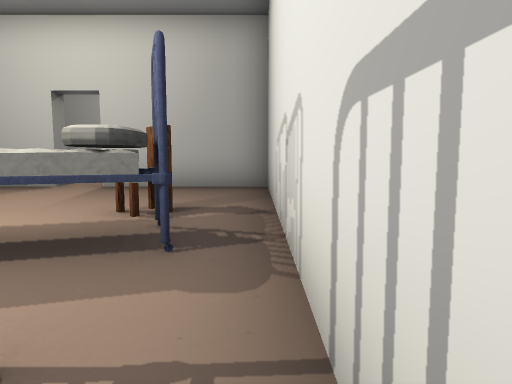
view 1 (above)

16 first-person views from a walk through a 3-D level made in the Unity game engine. The camera is 1.4 m above the floor, tilts 6° down and sees 70° across. The floor is counted in squares, 2 m on a side. Each view is taken from the middle of a square. On the plan, view 1 faces up. The plan holds only what a view shows up to about 11 squares ahead; the rest is blank. The place goes on beyond the plan. Door leaves are left out, so doorways stand open. Some surface patterns are stand-ins.

view 2
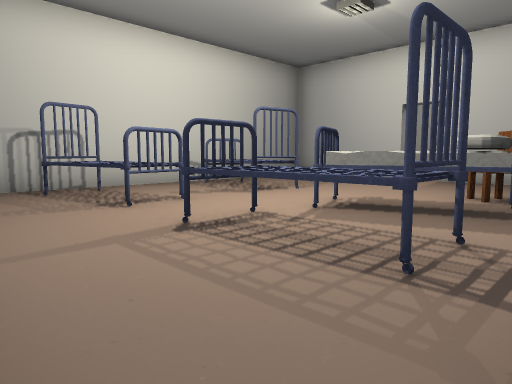

view 3
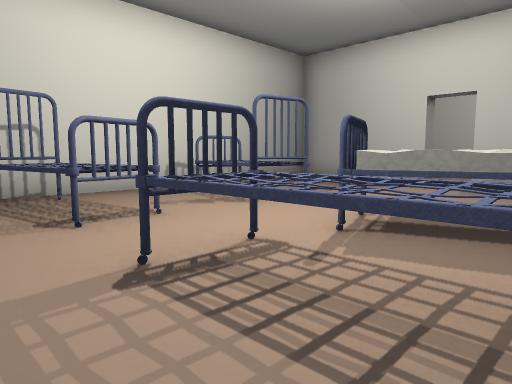

view 4
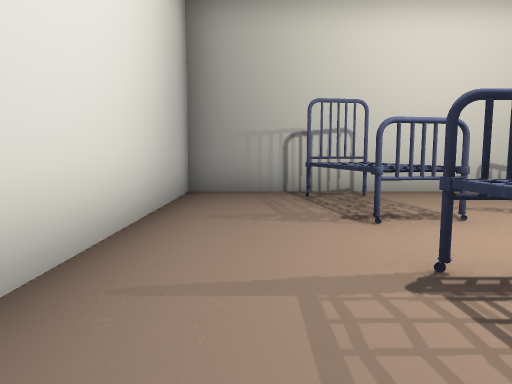

view 5
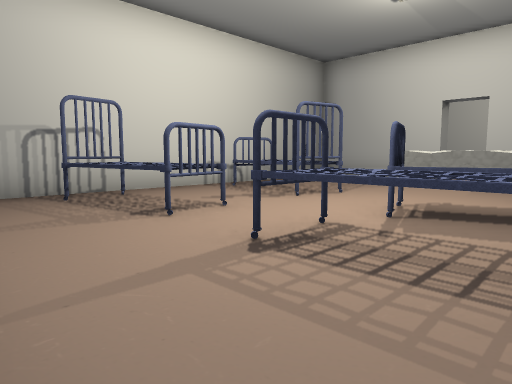

view 6
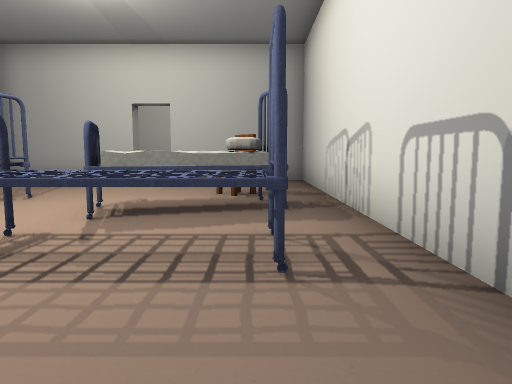

view 7
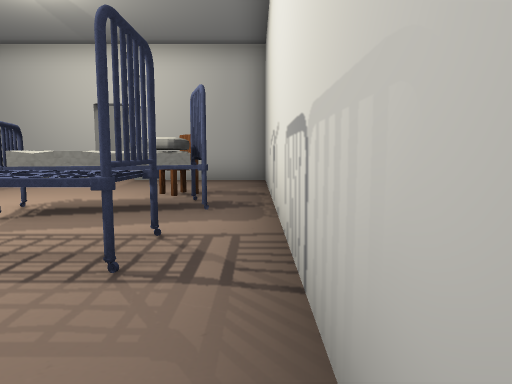

view 8
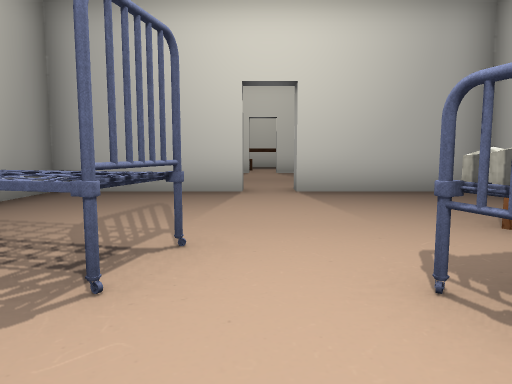

view 9
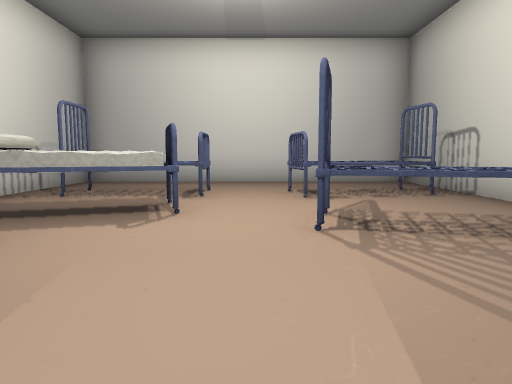

view 10
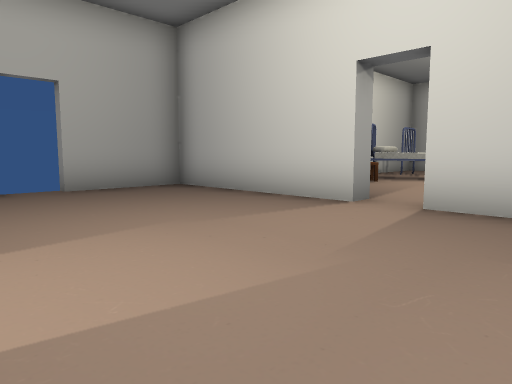

view 11
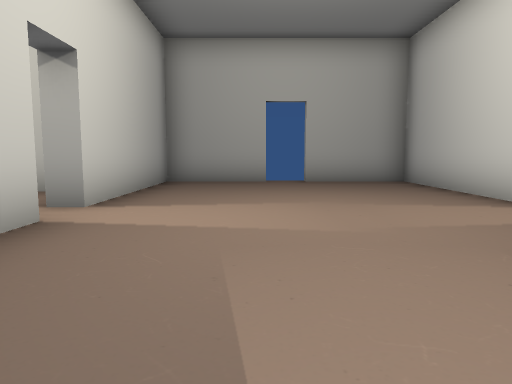

view 12
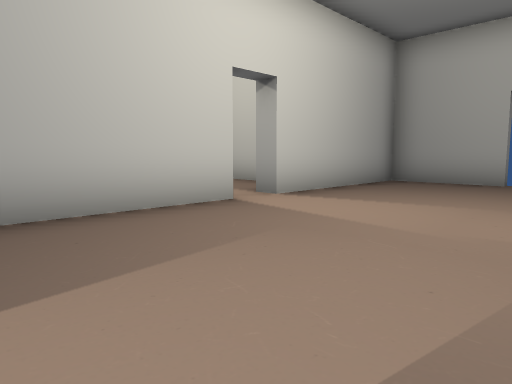

view 13
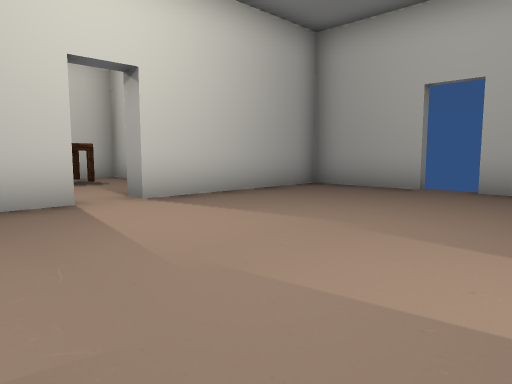

view 14
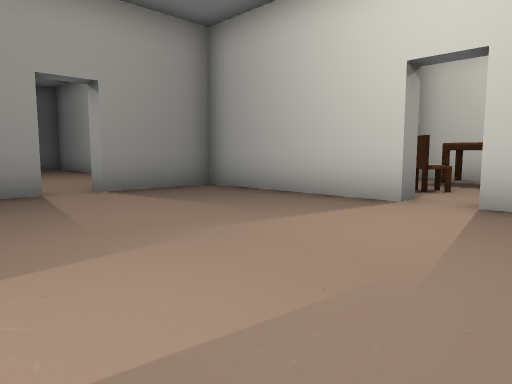

view 15
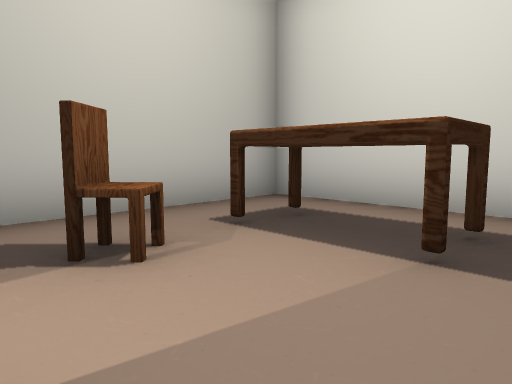

view 16
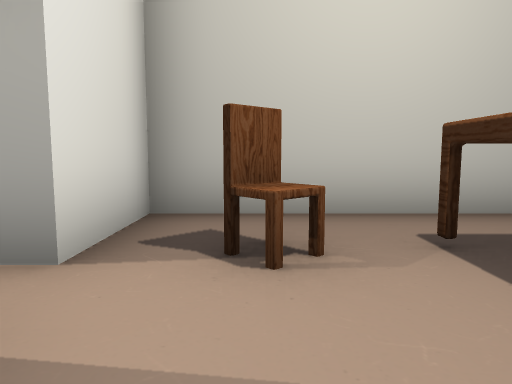

### Floor plan
Ten units are one square. View 1 is at (0, 0); x grows to the right and y downward. Boxes are objects, and circles mark ways between rooms. Rooms are numbered by the first view taken in them; rooms with no view inside come last. Other rooms are left out.
<svg viewBox="-97 -203 115 230">
<path fill="none" stroke="#000" d="M-42 -78 -77 -78 -77 22 3 22 3 -78 -32 -78M-32 -82 13 -82 13 -108M-52 -82 -42 -82M-42 -148 -42 -142 -87 -142 -87 -118 -92 -118M-87 -109 -87 -101M13 -116 13 -142 -32 -142 -32 -148M-12 -159 -12 -198 -62 -198 -62 -148 -42 -148"/>
<rect x="-75" y="-15" width="30" height="20" fill="#bbb"><title>bed</title></rect>
<rect x="-75" y="-45" width="30" height="20" fill="#bbb"><title>bed</title></rect>
<rect x="-35" y="-15" width="30" height="20" fill="#bbb"><title>bed</title></rect>
<rect x="-35" y="-35" width="30" height="20" fill="#bbb"><title>bed</title></rect>
<rect x="-15" y="-45" width="10" height="10" fill="#bbb"><title>chair</title></rect>
<rect x="-45" y="-165" width="10" height="10" fill="#bbb"><title>chair</title></rect>
<rect x="-45" y="-185" width="20" height="10" fill="#bbb"><title>table</title></rect>
<circle cx="-40" cy="-85" r="3" fill="#2a7"/>
<circle cx="-30" cy="-140" r="3" fill="#2a7"/>
<circle cx="-40" cy="-140" r="3" fill="#2a7"/>
<text x="-40" y="-30">1</text>
<text x="-40" y="-110">2</text>
<text x="-40" y="-170">3</text>
</svg>
Room 1 opens to room 2. Room 2 opens to room 3.

Where each view was taken, in squares from view 1:
view 1: 0 up, 0 right, facing up
view 2: 2 down, 0 right, facing up-left
view 3: 1 down, 1 left, facing up-left
view 4: 1 down, 1 left, facing left
view 5: 2 down, 1 left, facing up-left
view 6: 2 down, 1 left, facing up
view 7: 2 down, 0 right, facing up
view 8: 1 up, 4 left, facing up
view 9: 7 up, 4 left, facing down
view 10: 13 up, 6 left, facing down-right
view 11: 12 up, 8 left, facing right
view 12: 10 up, 8 left, facing up-right
view 13: 9 up, 6 left, facing up-right
view 14: 9 up, 2 left, facing up-left
view 15: 15 up, 2 left, facing up-left
view 16: 16 up, 2 left, facing left
